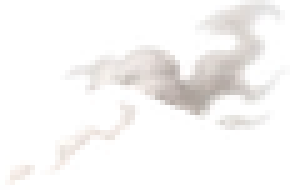
#> input picture dev/tools/smoke_raw/smoke_clear_1.png, 58 x 38 px, found by its file name (shown 5 times larger)
$ python make_normals.py smoke_raw/smoke_clear_1.png
#> lines starting #> are read from the running program, lines starting #| are printed output that depends on the picture; after the words box and inside, x2 and y2 are one past the last pixel; in counts of white or black regions, pixels touching at a corner belong together
"""Makes "normal maps" (the bump pictures that let light slide over a drawing)
from Suleiman's pictures. His drawing is never touched: the normal map is a
separate picture saved next to it in public/art/normals/.

How it guesses the shape (roadmap 1.38):
  height = a little of the picture's brightness (folds, armour edges)
         + a lot of "how far from the outline" (so the body looks round)
Then the slope of that height becomes the colour: red = slope left/right,
green = slope up/down, blue = facing us. Transparent pixels stay flat.

Run:  ~/.fabien-tools/venv/bin/python dev/tools/make_normals.py gaha_iso_stand_upRight.png ...
      ~/.fabien-tools/venv/bin/python -I dev/tools/make_normals.py --all
--all (roadmap 18.58, Graphics 2.0): every fighter picture in src/data/art.json, saved at HALF size (the light shader
stretches the normal map over the picture: it is smooth, so half is plenty, and a quarter of the bytes). A picture
whose normal map is newer than it is skipped. Then run make_webp.py for the WebP twins the game loads.
"""
import sys
import os
import numpy as np
from PIL import Image
from scipy import ndimage as ndi

ART = os.path.join(os.path.dirname(__file__), '..', '..', 'public', 'art')
OUT = os.path.join(ART, 'normals')


def normal_map(path, strength=2.2, round_weight=0.65):
#> called with strength = 2.2, round_weight = 0.65
    im = Image.open(path).convert('RGBA')
#> im is the input picture: PIL image 58x38 RGBA; mean R, G, B, A 85.4, 83.4, 81.8, 52.1
    a = np.asarray(im).astype(np.float32) / 255.0
    alpha = a[..., 3]
    mask = alpha > 0.5
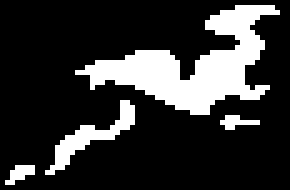
#> mask: shape (38, 58) bool (shown 5 times larger); 20.1% white; 4 white regions (2 under 20 px), largest, box (x1, y1, x2, y2) and area: (15, 1, 56, 23) 349, (9, 20, 27, 35) 68
    lum = (0.299 * a[..., 0] + 0.587 * a[..., 1] + 0.114 * a[..., 2])
    # brightness only counts where the drawing is (avoids a halo at the outline)
    lum = np.where(mask, lum, lum[mask].mean() if mask.any() else 0.5)
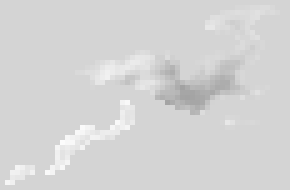
#> lum: shape (38, 58) float32 (shown 5 times larger); min 0.637, max 0.992, mean 0.835
    lum = ndi.gaussian_filter(lum, 1.2)
    # roundness: distance from the outline, rooted so it rises quickly then flattens
    dist = ndi.distance_transform_edt(mask)
    dist = np.sqrt(dist / max(dist.max(), 1.0))
    dist = ndi.gaussian_filter(dist, 2.0)
    height = (1 - round_weight) * lum + round_weight * dist
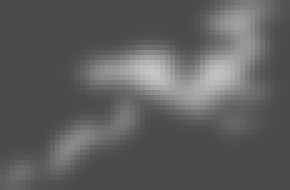
#> height: shape (38, 58) float64 (shown 5 times larger); min 0.292, max 0.777, mean 0.368
    gy, gx = np.gradient(height)
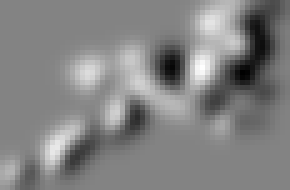
#> gx: shape (38, 58) float64 (shown 5 times larger); min -0.0711, max 0.0667, mean -0.000107; drawn with min black and max white
    nx = -gx * strength * 10
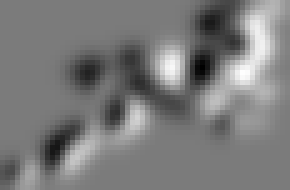
#> nx: shape (38, 58) float64 (shown 5 times larger); min -1.47, max 1.57, mean 0.00235; drawn with min black and max white
    ny = gy * strength * 10   # image rows go down, light's "up" is the other way
    nz = np.ones_like(nx)
    n = np.sqrt(nx * nx + ny * ny + nz * nz)
    rgb = np.stack([nx / n, ny / n, nz / n], axis=-1) * 0.5 + 0.5
    rgb[~mask] = [0.5, 0.5, 1.0]  # flat outside the figure
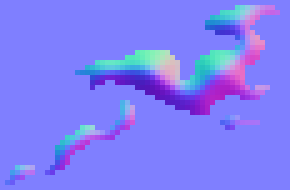
#> rgb: shape (38, 58, 3) float64 (shown 5 times larger); mean of channels 0, 1, 2 0.502, 0.496, 0.971; drawn as R, G, B
    out = np.dstack([rgb, alpha])
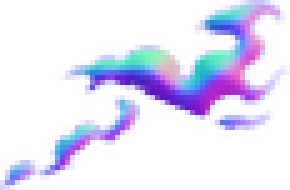
#> out: shape (38, 58, 4) float64 (shown 5 times larger); mean of channels 0, 1, 2, 3 0.502, 0.496, 0.971, 0.204; transparent parts drawn white
    return Image.fromarray((out * 255).astype(np.uint8), 'RGBA')


def fighter_pictures():
    # every picture file a fighter shows in battle (art.json), not portraits, shouts or clash art
    import json
    sys.path.insert(0, os.path.dirname(os.path.abspath(__file__)))
    from ruler_lib import SKIP
    art = json.load(open(os.path.join(os.path.dirname(__file__), '..', '..', 'src', 'data', 'art.json')))
    files = set()

    def walk(o, top):
        if isinstance(o, dict):
            for k, v in o.items():
                if top and (k in SKIP or k.startswith('note')):
                    continue
                walk(v, False)
        elif isinstance(o, list):
            for v in o:
                walk(v, False)
        elif isinstance(o, str) and o.endswith('.png') and os.path.exists(os.path.join(ART, o)):
            files.add(o)
    for uid, e in art.items():
        if isinstance(e, dict) and uid != 'ruler':
            walk(e, True)
    return sorted(files)


if __name__ == '__main__' and sys.argv[1:2] == ['--all']:
    os.makedirs(OUT, exist_ok=True)
    made = 0
    pics = fighter_pictures()
    for name in pics:
        src, dst = os.path.join(ART, name), os.path.join(OUT, name)
        if os.path.exists(dst) and os.path.getmtime(dst) >= os.path.getmtime(src):
            continue
        nm = normal_map(src)
        nm = nm.resize((max(1, nm.width // 2), max(1, nm.height // 2)), Image.LANCZOS)
        nm.save(dst, optimize=True)
        made += 1
    print('normal maps:', made, 'made,', len(pics) - made, 'up to date,', len(pics), 'fighter pictures')
elif __name__ == '__main__':
    os.makedirs(OUT, exist_ok=True)
    for name in sys.argv[1:]:
        normal_map(os.path.join(ART, name)).save(os.path.join(OUT, name))
        print('normal map:', name)

$ run again, on dev/tools/smoke_raw/smoke_cloud_3.png
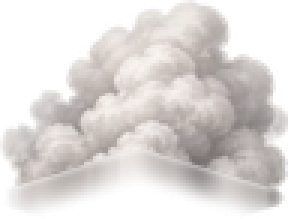
#> input picture dev/tools/smoke_raw/smoke_cloud_3.png, 96 x 73 px, found by its file name (shown 3 times larger)
#> in normal_map, im is the input picture: PIL image 96x73 RGBA; mean R, G, B, A 145.1, 140, 137.4, 149.7
#> in normal_map, `mask = alpha > 0.5`:
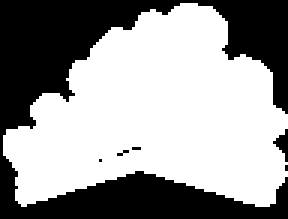
#> mask: shape (73, 96) bool (shown 3 times larger); 60.4% white; 6 black regions (4 under 20 px), largest, box (x1, y1, x2, y2) and area: (0, 0, 96, 73) 2736, (91, 43, 96, 54) 26
#> in normal_map, `out = np.dstack([rgb, alpha])`:
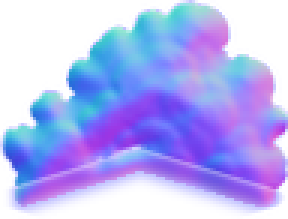
#> out: shape (73, 96, 4) float64 (shown 3 times larger); mean of channels 0, 1, 2, 3 0.501, 0.496, 0.958, 0.587; transparent parts drawn white

$ run again, on dev/tools/smoke_raw/smoke_cloud_4.png
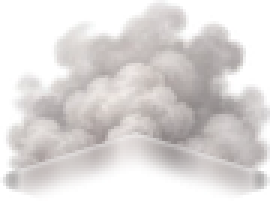
#> input picture dev/tools/smoke_raw/smoke_cloud_4.png, 90 x 67 px, found by its file name (shown 3 times larger)
#> in normal_map, im is the input picture: PIL image 90x67 RGBA; mean R, G, B, A 149.2, 144.9, 143.5, 151
#> mask: shape (67, 90) bool; 60.9% white; 2 black regions (1 under 20 px), largest, box (x1, y1, x2, y2) and area: (0, 0, 90, 67) 2341
#> in normal_map, `out = np.dstack([rgb, alpha])`:
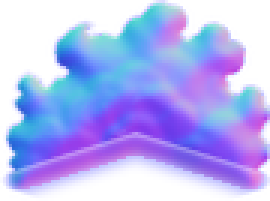
#> out: shape (67, 90, 4) float64 (shown 3 times larger); mean of channels 0, 1, 2, 3 0.5, 0.497, 0.955, 0.592; transparent parts drawn white
